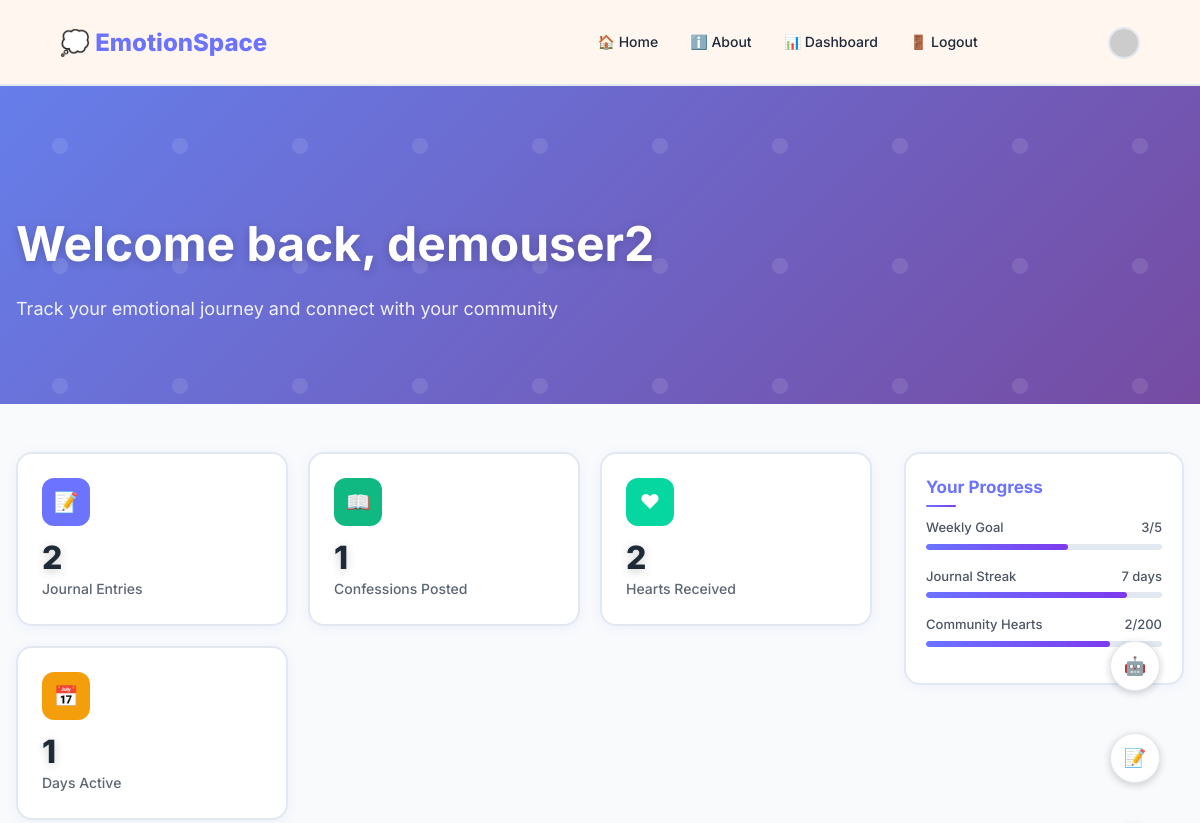
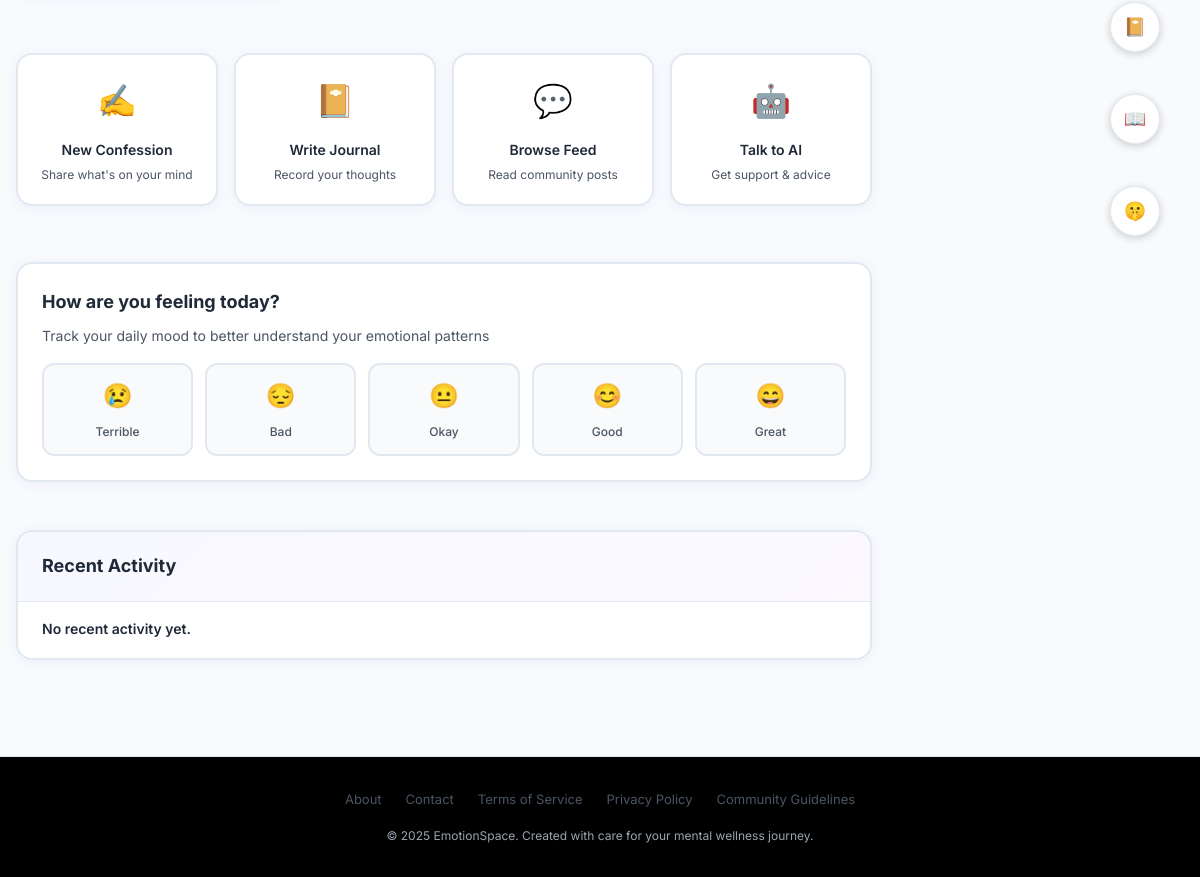
The app's page /accounts/dashboard/ (signed in), older data (2 pictures, top to bottom).
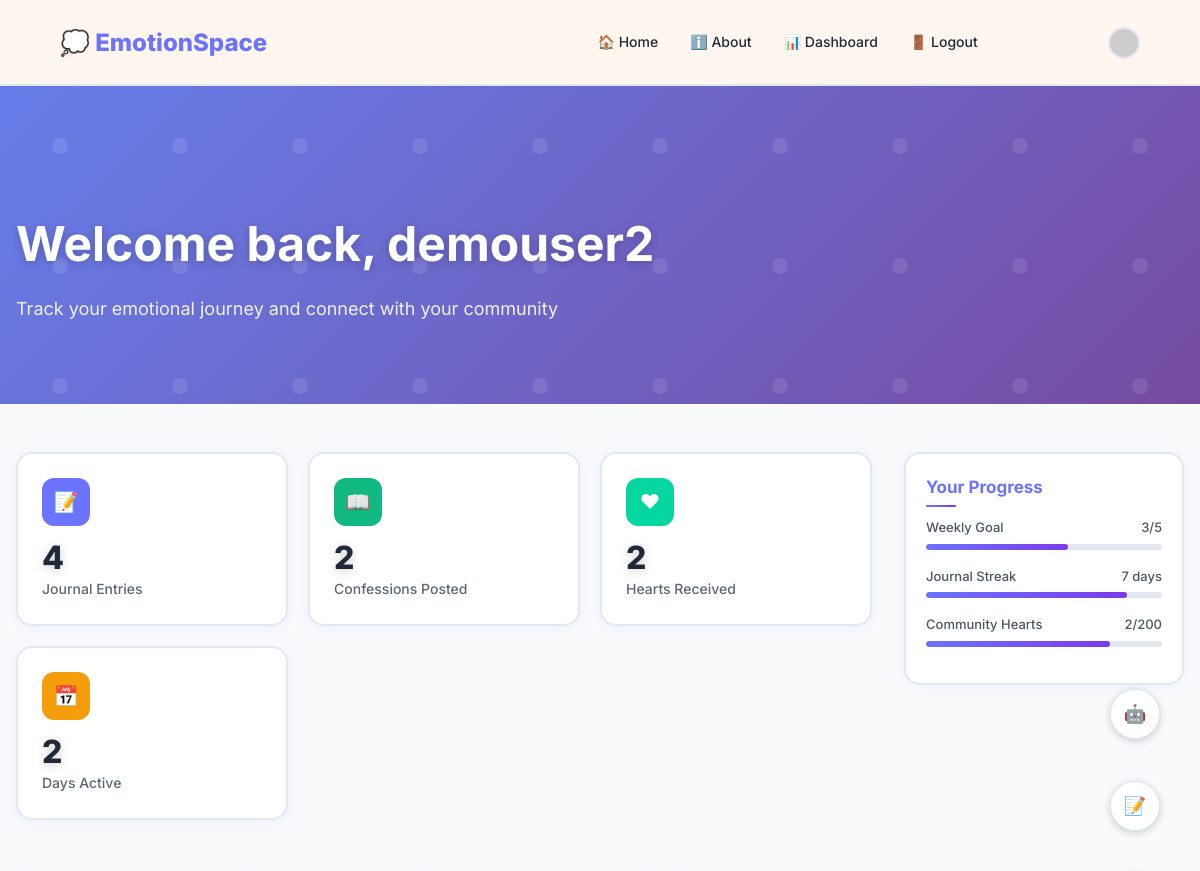
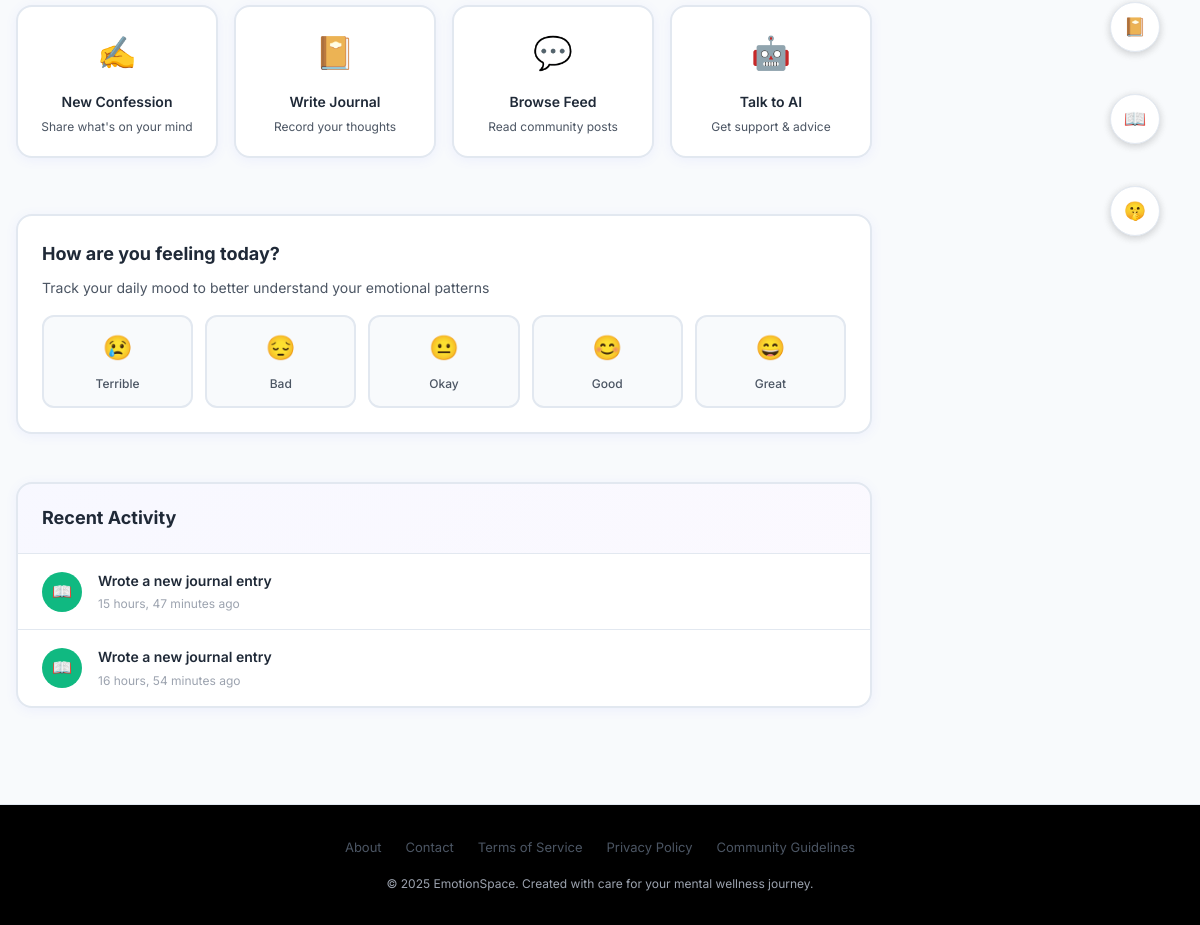
The same page, newer data (2 pictures, top to bottom).
### dashboard/models.py (models this page shows, shortened)
class Activity(models.Model):
    ACTIVITY_TYPES = [
        ('confession', 'Confession'),
        ('journal', 'Journal'),
        ('like', 'Like'),
        ('comment', 'Comment'),
    ]
    user = models.ForeignKey(User, on_delete=models.CASCADE)
    activity_type = models.CharField(max_length=20, choices=ACTIVITY_TYPES)
    description = models.CharField(max_length=255)
    timestamp = models.DateTimeField(auto_now_add=True)

### dashboard/views.py (the view)
# urls.py: path("dashboard/", include("dashboard.urls")),
@login_required
def dashboard(request):
    user = request.user
    journals = Journal.objects.filter(user=user)
    confessions = Confession.objects.filter(user=user)
    journal_count = journals.count()
    confession_count = confessions.count()
    journal_dates = [journal.created_at.date() for journal in journals]
    confession_dates = [confession.date_created.date() for confession in confessions]
    active_days = set(journal_dates + confession_dates)
    days_active = len(active_days)
    user_confessions = Confession.objects.filter(user=request.user)
    total_likes = sum(confession.hearts.count() for confession in user_confessions)
    recent_activities = Activity.objects.filter(user=request.user).order_by('-timestamp')[:5]
    parameters = {
        "journal_count": journal_count,
        "confession_count": confession_count,
        "days_active": days_active,
        "total_likes": total_likes,
        "recent_activities": recent_activities,
    }
    return render(request, "dashboard/dashboard.html", parameters)

### templates/dashboard/dashboard.html (shortened to what the changed rows need)
{% extends 'base.html' %}
{% block body %}
</head>
<body>
    <section class="dashboard-header">
        <div class="container">
            <h1>Welcome back, {{user.username}}</h1>
        </div>
    </section>
    <div class="container">
        <div class="dashboard-content">
            <div class="dashboard-main">
                <div class="stats-grid">
                    <div class="stat-card">
                        <div class="stat-icon">📝</div>
                        <div class="stat-number">{{ journal_count }}</div>
                        <div class="stat-label">Journal Entries</div>
                    </div>
                    <div class="stat-card">
                        <div class="stat-icon">📖</div>
                        <div class="stat-number">{{ confession_count }}</div>
                        <div class="stat-label">Confessions Posted</div>
                    </div>
                    <div class="stat-card">
                        <div class="stat-icon">📅</div>
                        <div class="stat-number">{{ days_active}}</div>
                        <div class="stat-label">Days Active</div>
                    </div>
                </div>
                <div class="section-card">
                    <div class="section-content">
                        {% for activity in recent_activities %}
                        <div class="activity-item">
                            <div class="activity-icon {{ activity.activity_type }}">
                                {% if activity.activity_type == 'confession' %}📝
                                {% elif activity.activity_type == 'journal' %}📖
                                {% elif activity.activity_type == 'like' %}❤
                                {% elif activity.activity_type == 'comment' %}💬
                                {% endif %}
                            </div>
                            <div class="activity-details">
                                <div class="activity-title">{{ activity.description }}</div>
                                <div class="activity-time">{{ activity.timestamp|timesince }} ago</div>
                            </div>
                        </div>
                        {% empty %}
                        <div class="activity-item">
                            <div class="activity-details">
                                <div class="activity-title">No recent activity yet.</div>
                            </div>
                        </div>
                        {% endfor %}
                    </div>
                </div>
            </div>
        </div>
    </div>
    {% endblock %}

Row changes from the older to the newer data that the page shows:
added Activity: description "Wrote a new journal entry", timestamp "15 hours, 47 minutes"
added Activity: description "Wrote a new journal entry", timestamp "16 hours, 54 minutes"
Text that changed along with them:
{{ journal_count }}: "2" → "4"
{{ confession_count }}: "1" → "2"
{{ days_active }}: "1" → "2"
text no longer shown: "No recent activity yet."
